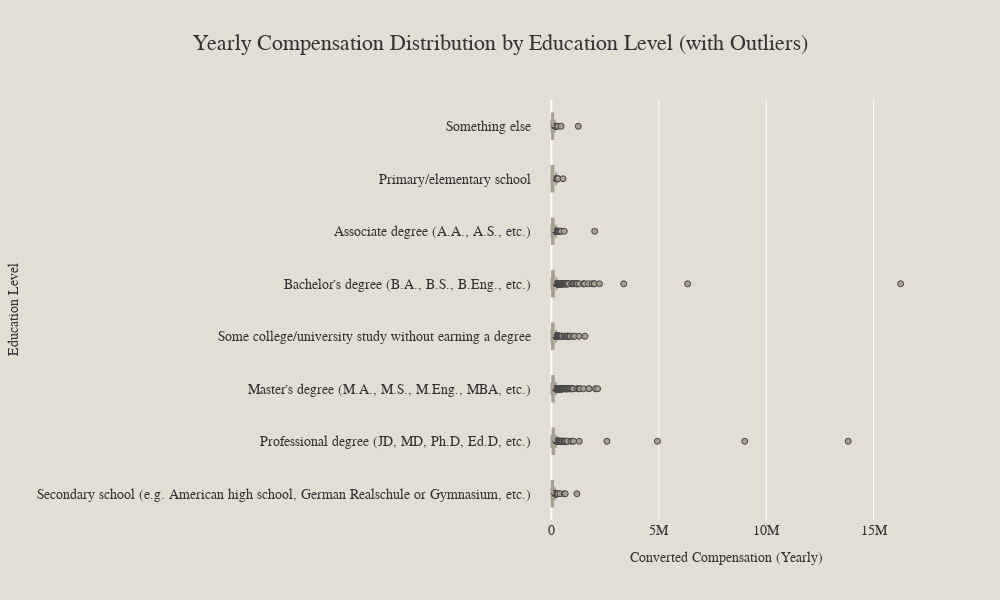

Write notebook code for a chart like this one.
### Code cell
# Yearly Compensation Distribution by Education Level (with Outliers)

import plotly.express as px

# Remove rows with missing compensation or education level
df_box = df.dropna(subset=['ConvertedCompYearly', 'EdLevel'])

# Define custom theme colors
background_color = '#E2DED3'
font_color = '#333333'
box_color = '#A89F91'
outlier_color = '#6B6253'

# Create an interactive box plot with a single color for all boxes
fig = px.box(
    df_box,
    x='ConvertedCompYearly',
    y='EdLevel',
    orientation='h',
    points='outliers',  # Show outlier points
    color_discrete_sequence=[box_color],  # Use your theme color for all boxes
    title='Yearly Compensation Distribution by Education Level (with Outliers)',
    labels={
        'ConvertedCompYearly': 'Converted Compensation (Yearly)',
        'EdLevel': 'Education Level'
    },
    width=1000,
    height=600
)

# Update traces for outlier color and marker style
fig.update_traces(
    marker=dict(
        outliercolor=outlier_color,
        line=dict(outliercolor=outlier_color, width=1)
    ),
    boxmean=True  # Optionally show the mean as a line
)

# Improve layout for readability and theme
fig.update_layout(
    yaxis=dict(automargin=True, tickfont=dict(size=14, color=font_color)),
    xaxis=dict(tickfont=dict(size=14, color=font_color), title='Converted Compensation (Yearly)'),
    showlegend=False,
    plot_bgcolor=background_color,
    paper_bgcolor=background_color,
    title=dict(x=0.5, font=dict(size=22, color=font_color)),
    font=dict(family='Arial, sans-serif', color=font_color)
)

fig.show()
html_str = fig.to_html(full_html=False, include_plotlyjs='cdn')

# Save the snippet to a file
with open("box_plot_comp_by_edlevel_snippet.html", "w") as f:
    f.write(html_str)

### Figure 1 — Plotly figure (JSON) as saved in the notebook; plotly's stock layout.template omitted (floating-point values rounded to 4 significant figures; data arrays with more than 128 entries replaced by an {"elided": "..."} marker saying what was removed)
{"data": [{"alignmentgroup": "True", "boxmean": true, "boxpoints": "outliers", "hovertemplate": "Converted Compensation (Yearly)=%{x}<br>Education Level=%{y}<extra></extra>", "legendgroup": "", "marker": {"color": "#A89F91", "line": {"outliercolor": "#6B6253", "width": 1}, "outliercolor": "#6B6253"}, "name": "", "notched": false, "offsetgroup": "", "orientation": "h", "showlegend": false, "type": "box", "x": {"elided": "23435 float values"}, "x0": " ", "xaxis": "x", "y": {"elided": "23435 str values"}, "y0": " ", "yaxis": "y"}], "layout": {"boxmode": "group", "font": {"color": "#333333", "family": "Arial, sans-serif"}, "height": 600, "legend": {"tracegroupgap": 0}, "paper_bgcolor": "#E2DED3", "plot_bgcolor": "#E2DED3", "showlegend": false, "title": {"font": {"color": "#333333", "size": 22}, "text": "Yearly Compensation Distribution by Education Level (with Outliers)", "x": 0.5}, "width": 1000, "xaxis": {"anchor": "y", "domain": [0, 1], "tickfont": {"color": "#333333", "size": 14}, "title": {"text": "Converted Compensation (Yearly)"}}, "yaxis": {"anchor": "x", "automargin": true, "domain": [0, 1], "tickfont": {"color": "#333333", "size": 14}, "title": {"text": "Education Level"}}}}
